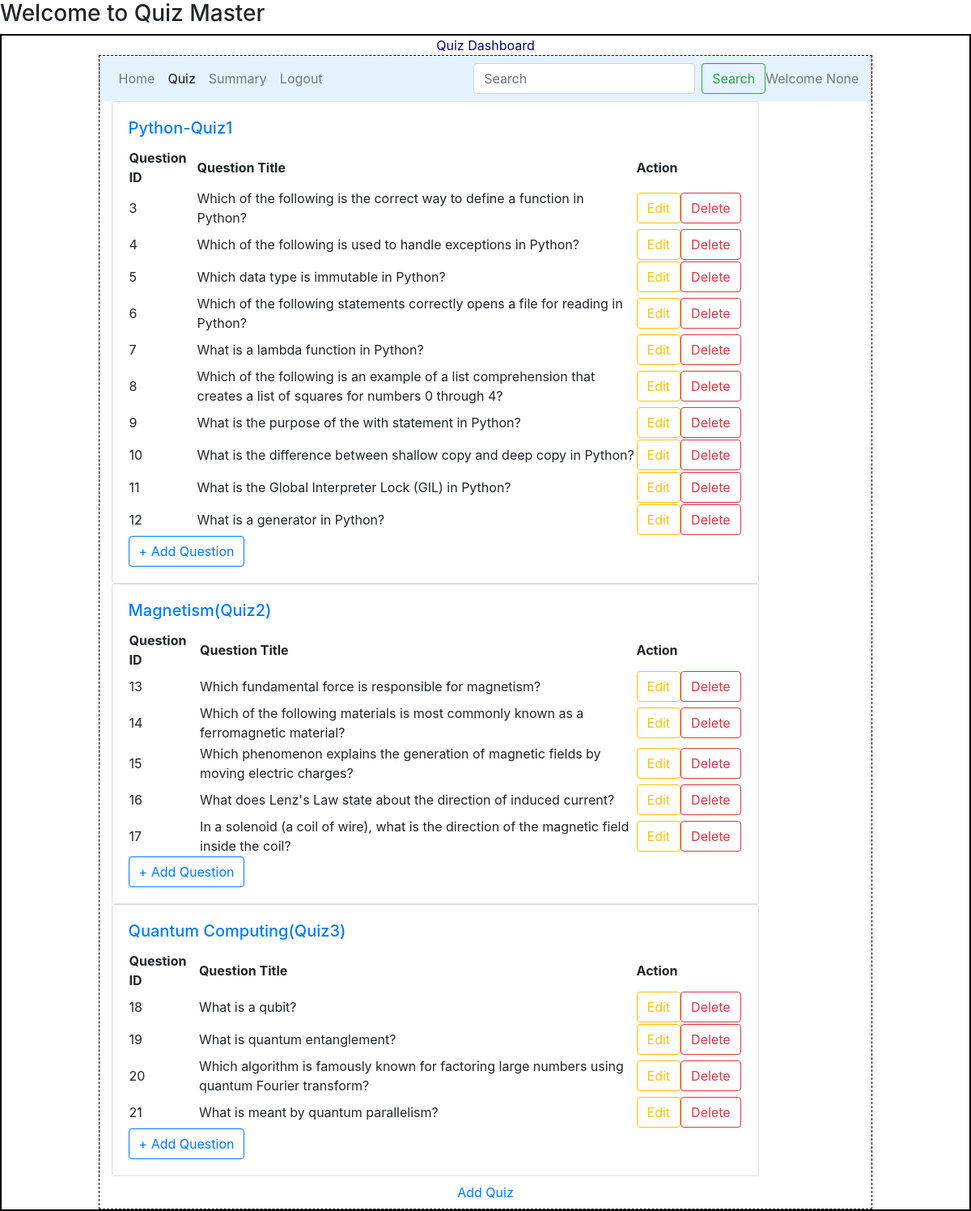
Page /quizManagement_dashboard/1/Python-Quiz1 on the committed database.
### models/model1.py (models this page shows)
class Quiz(db.Model):
    __tablename__="quiz"
    id=db.Column(db.Integer,primary_key=True,autoincrement=True)
    chapter_id=db.Column(db.Integer,db.ForeignKey("chapter.id"),nullable=False)
    quiz_name=db.Column(db.String,nullable=False)
    date_of_quiz=db.Column(db.Date,nullable=False)
    time_duration=db.Column(db.Time,nullable=False)
    remarks=db.Column(db.String,nullable=False)
    questions=db.relationship("Questions",cascade="all,delete",backref="quiz",lazy=True)

class Questions(db.Model):
    __tablename__="questions"
    id=db.Column(db.Integer,primary_key=True)
    quiz_id=db.Column(db.Integer,db.ForeignKey("quiz.id"),nullable=False)
    question_statement=db.Column(db.String,nullable=False)
    option1=db.Column(db.String,nullable=False)
    option2=db.Column(db.String,nullable=False)
    option3=db.Column(db.String,nullable=False)
    option4=db.Column(db.String,nullable=False)
    correct_option=db.Column(db.String,nullable=False)

### controllers/routes.py (the view)
@app.route('/quizManagement_dashboard/<int:chapter_id>/<string:quiz_name>', methods=['GET', 'POST'])
def quizManagement_dashboard(chapter_id, quiz_name):
    quizzes = Quiz.query.filter_by(chapter_id=chapter_id).all()
    if not quizzes:
        flash("No quizzes found! Please add a quiz first.", "warning")
        return redirect(url_for("add_quiz", chapter_id=chapter_id, quiz_name=quiz_name))
    return render_template("quizManagement_dashboard.html", chapter_id=chapter_id, quiz_name=quiz_name, quizzes=quizzes,name=session.get("name"))

### templates/quizManagement_dashboard.html
{%extends "quiz_layout.html"%}
{%block content %}
              <div class="container">
                {%if quizzes%}
                <div class="row">
                  {%for quiz in quizzes%}
                    <div class="col">
                    <div class="card" style="width: 50rem;">
                        <div class="card-body">
                          <a href="{{ url_for('quiz_detail', id=quiz.id) }}">
                            <h5 class="card-title">{{quiz.quiz_name}}</h5>
                          </a>
                          {%if quiz.questions%}
                            <table>
                              <tr>
                                <th>Question ID</th>
                                <th>Question Title</th>
                                <th>Action</th>
                              </tr>
                              {%for ques in quiz.questions%}
                              <tr>
                                <td>{{ques.id}}</td>
                                <td>{{ques.question_statement}}</td>
                                <td>
                                  <div class="d-flex align-items-center">
                                  <a href="{{ url_for('edit_question',quiz_id=ques.quiz_id,id=ques.id) }}" class="btn btn-outline-warning">Edit</a>
                                  <form action="{{ url_for('delete_question',id=ques.id) }}" method="POST" style="display:inline;">
                                   <button type="submit" class="btn btn-outline-danger" onclick="return confirm('Are you sure you want to delete this chapter?');">Delete</button>
                                </form>
                                  </div>
                                </td>
                              </tr>
                              {%endfor%}
                            </table>
                          {%else%}
                            <p>No Questions here!!</p>
                          {%endif%}
                          <a href="{{ url_for('add_question', quiz_id=quiz.id, id=quiz.chapter_id) }}" class="btn btn-outline-primary">
                              + Add Question
                          </a>
                        </div>
                      </div>
                    </div>
                  {%endfor%}
                </div>
                {%else%}
                 <h3 class="center"> No Quizzes are available!!</h3>
                {%endif%}
              </div>
              <div class="center">
                {% if quiz %}
                  <li class="nav-item">
                    <a class="nav-link" href="{{ url_for('quizManagement_dashboard', chapter_id=quiz.chapter_id, quiz_name=quiz.quiz_name) }}">
                      Quiz: {{ quiz.quiz_name }}
                    </a>
                  </li>
                {% else %}
                  <li class="nav-item" type="button">
                    <a class="nav-link" href="{{ url_for('add_quiz', chapter_id=chapter_id, quiz_name=quiz_name) }}">
                      Add Quiz
                    </a>
                  </li>
                {% endif %}
            </div>
        </div>
{%endblock%}

### static/main.css (style rules this page uses)
* { margin:0px; }
.center { text-align: center; margin: auto; color:rgb(5,5,110); }

### rows in the picture
Quiz: quiz_name "Python-Quiz1"
Questions: id "3", question_statement "Which of the following is the correct way to define a function in Python?"
Questions: id "4", question_statement "Which of the following is used to handle exceptions in Python?"
Questions: id "5", question_statement "Which data type is immutable in Python?"
Questions: id "6", question_statement "Which of the following statements correctly opens a file for reading in Python?"
Questions: id "7", question_statement "What is a lambda function in Python?"
Questions: id "8", question_statement "Which of the following is an example of a list comprehension that creates a list of squares for numbers 0 through 4?"
Questions: id "9", question_statement "What is the purpose of the with statement in Python?"
Questions: id "10", question_statement "What is the difference between shallow copy and deep copy in Python?"
Questions: id "11", question_statement "What is the Global Interpreter Lock (GIL) in Python?"
Questions: id "12", question_statement "What is a generator in Python?"
Quiz: quiz_name "Magnetism(Quiz2)"
Questions: id "13", question_statement "Which fundamental force is responsible for magnetism?"
Questions: id "14", question_statement "Which of the following materials is most commonly known as a ferromagnetic material?"
Questions: id "15", question_statement "Which phenomenon explains the generation of magnetic fields by moving electric charges?"
Questions: id "16", question_statement "What does Lenz's Law state about the direction of induced current?"
Questions: id "17", question_statement "In a solenoid (a coil of wire), what is the direction of the magnetic field inside the coil?"
Quiz: quiz_name "Quantum Computing(Quiz3)"
Questions: id "18", question_statement "What is a qubit?"
Questions: id "19", question_statement "What is quantum entanglement?"
Questions: id "20", question_statement "Which algorithm is famously known for factoring large numbers using quantum Fourier transform?"
Questions: id "21", question_statement "What is meant by quantum parallelism?"

### other values in the picture
{{ name }} "None"
